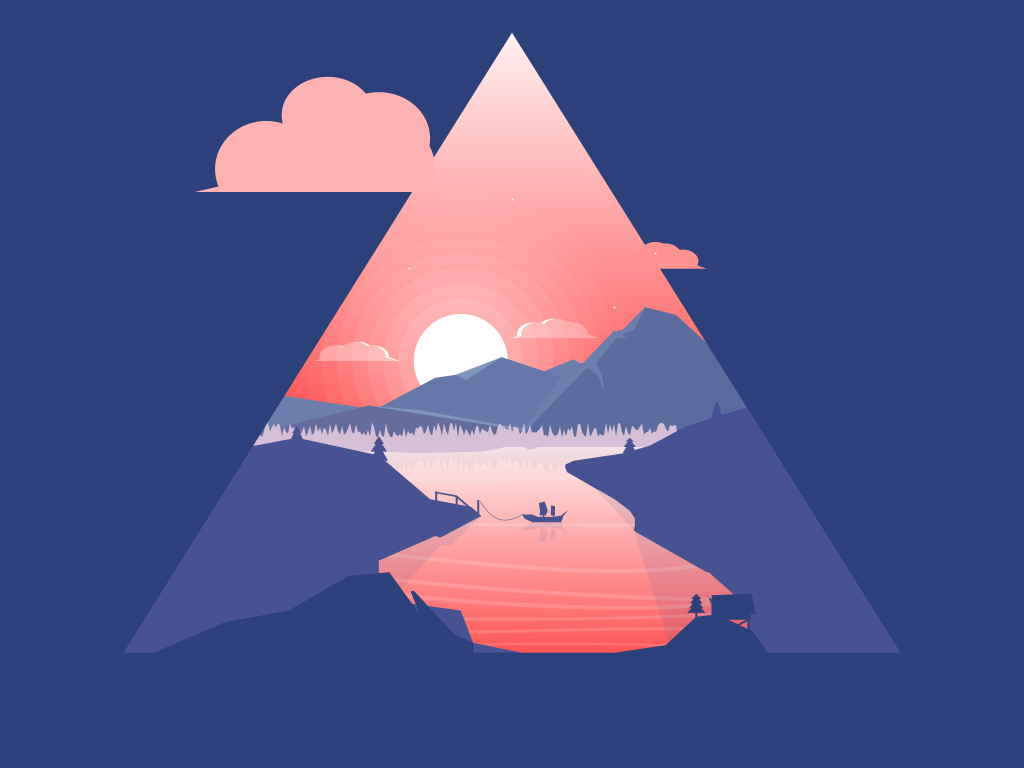
Frame 1 (no input)
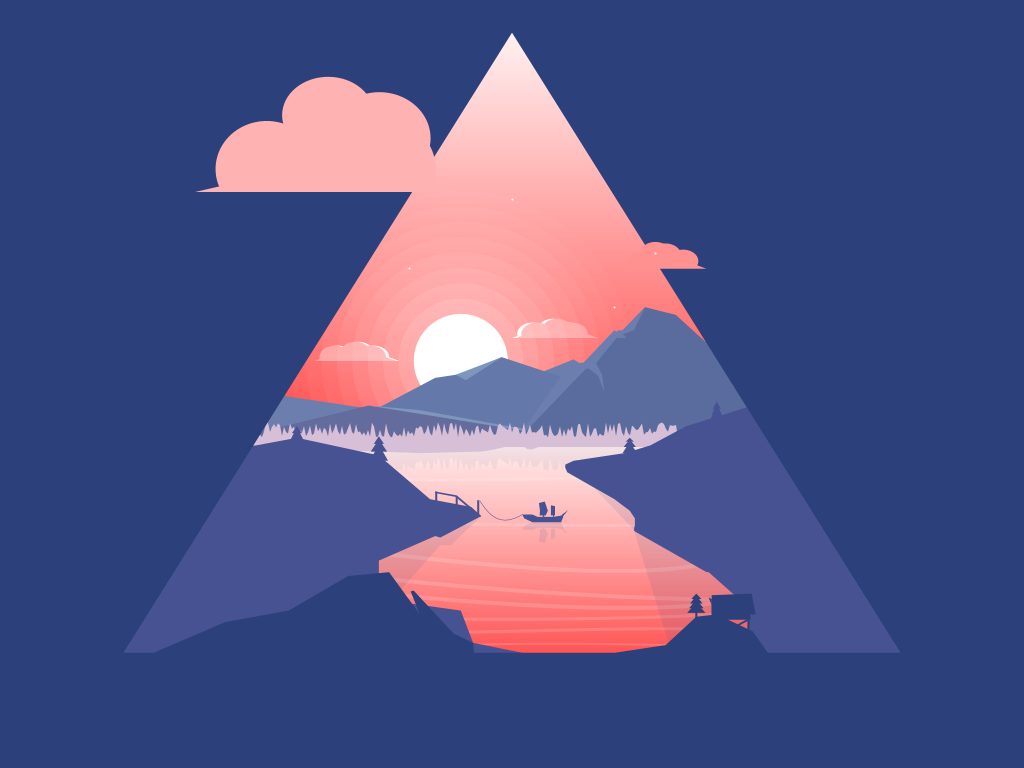
Frame 2 (the mouse pressed at the canvas centre, redrawn once)

The Processing sketch that drew these frames (run headless with seeded random() and noise(); the mouse was pressed at the canvas centre and the sketch redrawn once):

// Processing sketch: Art_Project
// ── Art_Project.pde
float speed = 0.5, boatSpeed = 0.5;
float newW, newH, boatW, boatH;
PVector[] trees;
PGraphics g1, g2;
void setup() {
  size(1024, 768);
  //fullScreen();
  background(10, 10, 70);
  newW = width*0.32;
  newH = height*0.2;
  boatW = width*0.54;
  boatH = height*0.67;
  trees = new PVector[width];
  for (int i = 0; i < width; i++) {
    trees[i] = new PVector(i*2, random(height*0.55, height*0.57));
  }
  g1 = createGraphics(width, height);
  g2 = createGraphics(width, height);
  initG2();
  noLoop();
}

void draw() {
  // FELHŐ
  g1.beginDraw();
  g1.image(g2, 0, 0);
  g1.noStroke();
  g1.fill(44, 64, 123);
  /*if (newW>=width/2) { //ÁRNYÉK A MOZGÓ FELHŐNEK//
   felho(width/2+(newW-width/2)*0.95, newH+height*0.01);
   } else {
   felho(width/2-(width/2-newW)*0.95, newH+height*0.01);
   }*/
  g1.fill(255, 178, 178);
  felho(newW, newH);

  g1.fill(71, 82, 146);
  boat(boatW, boatH);
  g1.fill(71, 82, 146, 30);
  boatShadow(boatW, boatH+height*0.02);
  g1.stroke(71, 82, 146);
  g1.noFill();
  g1.strokeWeight(0.5);
  g1.curve(width*0.45, height*0.55, 
    width*0.468, height*0.652, 
    width*0.51, height*0.67, 
    width*0.6, height*0.55);

  g1.endDraw();
  image(g1, 0, 0);

  if (newW >= width*0.7 || newW < width*0.3) {
    speed = -speed;
  }
  newW += speed;
}

void keyPressed() {
  //loop();
  //save("picture.png");
}

void felho(float w, float h) {
  g1.triangle(w, h+height*0.01, w+width*0.13, h+height*0.05, w-width*0.13, h+height*0.05);
  g1.ellipse(w, h-height*0.05, width*0.09, height*0.1);
  g1.rect(w-width*0.1, h-height*0.02, width*0.2, height*0.07, 20);
  g1.arc(w-width*0.06, h+height*0.02, width*0.1, height*0.125, PI*0.85, TWO_PI);
  g1.arc(w+width*0.05, h-height*0.02, width*0.1, height*0.12, HALF_PI, TWO_PI+PI*0.1);
  g1.arc(w+width*0.07, h+height*0.02, width*0.07, height*0.11, PI, TWO_PI+PI*0.18);
}

void boat(float w, float h) {
  //w 0.54, h 0.67
  g1.beginShape();
  //bal sarok
  g1.vertex(w-width*0.03, h);
  g1.vertex(w-width*0.02, h);
  g1.vertex(w-width*0.015, h+height*0.003);
  g1.vertex(w, h+height*0.003);
  //jobb fel sarok
  g1.vertex(w+width*0.01, h+height*0.001);
  g1.vertex(w+width*0.008, h+height*0.001);
  g1.vertex(w+width*0.015, h-height*0.006);
  //jobb al sarok
  g1.vertex(w+width*0.01, h+height*0.002);
  g1.vertex(w+width*0.01, h+height*0.003);
  g1.vertex(w+width*0.008, h+height*0.01);
  //bal al sarok
  g1.vertex(w-width*0.02, h+height*0.01);
  g1.vertex(w-width*0.028, h+height*0.005);
  g1.endShape(CLOSE);

  g1.beginShape();
  //árbócközép
  g1.vertex(w-width*0.01, h+height*0.003);
  g1.vertex(w-width*0.01, h+height*0.001);
  //balalsó
  g1.vertex(w-width*0.013, h+height*0.001);
  g1.vertex(w-width*0.0127, h-height*0.005);
  //bal felső
  g1.vertex(w-width*0.0137, h-height*0.015);
  //jobb felső
  g1.vertex(w-width*0.008, h-height*0.017);
  g1.vertex(w-width*0.005, h-height*0.005);
  //jobb alsó
  g1.vertex(w-width*0.007, h+height*0.001);
  g1.vertex(w-width*0.0085, h+height*0.001);
  g1.vertex(w-width*0.0085, h+height*0.003);
  g1.endShape(CLOSE);

  g1.beginShape();
  g1.vertex(w, h+height*0.003);
  g1.vertex(w, h+height*0.001);
  g1.vertex(w-width*0.002, h+height*0.001);
  g1.vertex(w-width*0.002, h-height*0.012);
  g1.vertex(w+width*0.002, h-height*0.011);
  g1.vertex(w+width*0.002, h+height*0.001);
  g1.vertex(w+width*0.001, h+height*0.001);
  g1.vertex(w+width*0.001, h+height*0.003);
  g1.endShape(CLOSE);
}

void boatShadow(float w, float h) {
  g1.beginShape();
  //bal sarok
  g1.vertex(w-width*0.03, h);
  g1.vertex(w-width*0.02, h);
  g1.vertex(w-width*0.015, h-height*0.003);
  g1.vertex(w, h-height*0.003);
  //jobb fel sarok
  g1.vertex(w+width*0.01, h-height*0.001);
  g1.vertex(w+width*0.008, h-height*0.001);
  g1.vertex(w+width*0.015, h+height*0.006);
  //jobb al sarok
  g1.vertex(w+width*0.01, h-height*0.002);
  g1.vertex(w+width*0.01, h-height*0.003);
  g1.vertex(w+width*0.008, h-height*0.01);
  //bal al sarok
  g1.vertex(w-width*0.02, h-height*0.01);
  g1.vertex(w-width*0.028, h-height*0.005);
  g1.endShape(CLOSE);

  g1.beginShape();
  //árbócközép
  g1.vertex(w-width*0.01, h-height*0.003);
  g1.vertex(w-width*0.01, h-height*0.001);
  //balalsó
  g1.vertex(w-width*0.013, h-height*0.001);
  g1.vertex(w-width*0.0127, h+height*0.005);
  //bal felső
  g1.vertex(w-width*0.0137, h+height*0.015);
  //jobb felső
  g1.vertex(w-width*0.008, h+height*0.017);
  g1.vertex(w-width*0.005, h+height*0.005);
  //jobb alsó
  g1.vertex(w-width*0.007, h-height*0.001);
  g1.vertex(w-width*0.0085, h-height*0.001);
  g1.vertex(w-width*0.0085, h-height*0.003);
  g1.endShape(CLOSE);

  g1.beginShape();
  g1.vertex(w, h-height*0.003);
  g1.vertex(w, h-height*0.001);
  g1.vertex(w-width*0.002, h-height*0.001);
  g1.vertex(w-width*0.002, h+height*0.012);
  g1.vertex(w+width*0.002, h+height*0.011);
  g1.vertex(w+width*0.002, h-height*0.001);
  g1.vertex(w+width*0.001, h-height*0.001);
  g1.vertex(w+width*0.001, h-height*0.003);
  g1.endShape(CLOSE);
}

// ── Init.pde
void initG2() {
  g2.beginDraw();
  // HÁTTÉR FELSŐ RÉSZE "ÉG"
  for (int i = 0; i < height; i++) {
    float h = map(i, 0, height*0.8, 255, 0);
    g2.stroke(255, h, h);
    g2.line(0, i, width, i);
  }

  // KIS FELHŐK
  g2.noStroke();
  g2.fill(255);
  miniFelho(width*0.35, height*0.46);
  miniFelho(width*0.54, height*0.43);
  g2.fill(255, 158, 158);
  miniFelho(width*0.347, height*0.46);
  miniFelho(width*0.544, height*0.4301);

  // NAP
  g2.fill(255, 255);
  g2.circle(width*0.45, height*0.47, (width*0.105+height*0.105)/2);
  for (float i =(width*0.105+height*0.105)/2; i <= width*0.35; i+=width*0.03) {
    float alpha = map(i, (width*0.105+height*0.105)/2, width*0.35, 30, 5);
    g2.fill(255, alpha);
    g2.circle(width*0.45, height*0.47, i);
  }

  // HÁTTÉR ALSÓ RÉSZE "VÍZ"
  for (float i = height*0.55; i < height; i++) {
    float h = map(i, height*0.55, height, 255, 0);
    g2.stroke(255, h, h);
    g2.line(0, i, width, i);
  }

  g2.noStroke();
  // HEGYEK
  // hegy #1(bal hátsó)
  g2.fill(108, 126, 174);
  g2.triangle(width*0.2, height*0.5, width*0.6, height*0.58, width*0.2, height*0.58);
  // hegy #2 (nap előtti)
  g2.fill(108, 126, 174);
  g2.triangle(width*0.5, height*0.5, width*0.56, height*0.468, width*0.6, height*0.5);
  g2.fill(100, 120, 170);
  g2.triangle(width*0.49, height*0.465, width*0.75, height*0.58, width*0.3, height*0.58);
  g2.quad(width*0.445, height*0.488, 
    width*0.5, height*0.5, 
    width*0.3, height*0.58, 
    width*0.425, height*0.492);
  g2.fill(127, 150, 188); // Sunny
  g2.triangle(width*0.49, height*0.465, width*0.445, height*0.488, width*0.455, height*0.495);
  // hegy #3 (bal első)
  g2.fill(100, 108, 158);
  g2.triangle(width*0.36, height*0.528, width*0.6, height*0.58, width*0.2, height*0.58);
  g2.fill(127, 150, 188); // Sunny
  g2.triangle(width*0.36, height*0.528, width*0.6, height*0.58, width*0.41, height*0.534);
  // hegy #4 (jobb oldali)
  g2.fill(90, 108, 158);
  g2.quad(width*0.5, height*0.58, 
    width*0.63, height*0.4, 
    width*0.66, height*0.41, 
    width*0.8, height*0.58);
  g2.fill(108, 126, 174);
  g2.beginShape();
  g2.vertex(width*0.5, height*0.58);
  g2.vertex(width*0.56, height*0.468); // bal csúcs
  g2.vertex(width*0.565, height*0.473);
  g2.vertex(width*0.57, height*0.472);
  g2.vertex(width*0.6, height*0.43); // középső csúcs
  g2.vertex(width*0.602, height*0.432); 
  g2.vertex(width*0.604, height*0.43);
  g2.vertex(width*0.608, height*0.43);
  g2.vertex(width*0.63, height*0.4); // jobb csúcs
  g2.vertex(width*0.619, height*0.43);
  g2.vertex(width*0.608, height*0.435);
  g2.vertex(width*0.612, height*0.44);
  g2.vertex(width*0.602, height*0.44);
  g2.vertex(width*0.582, height*0.473);
  g2.vertex(width*0.588, height*0.488);
  g2.vertex(width*0.59, height*0.51);
  g2.vertex(width*0.584, height*0.489);
  g2.vertex(width*0.575, height*0.48);
  g2.vertex(width*0.572, height*0.48);
  g2.endShape(CLOSE);

  //FÁK
  g2.fill(216, 191, 216);
  //fill(89, 102, 157); // ha napsütés intenzitás ++
  g2.beginShape();
  g2.vertex(0, height*0.582);
  for (int i = 0; i < trees.length; i++) {
    g2.vertex(trees[i].x, trees[i].y);
  }
  g2.vertex(width, height*0.582);
  g2.endShape(CLOSE);

  //FÁK ÁRNYÉKA
  g2.fill(89, 102, 157, 20);
  g2.beginShape();
  g2.vertex(0, height*0.582);
  for (int i = 0; i < trees.length; i++) {
    g2.vertex(trees[i].x, trees[i].y + height * 0.045);
  }
  g2.vertex(width, height*0.582);
  g2.endShape(CLOSE);

  // FÁK ALATTI "FÖLD"
  g2.fill(216, 191, 216);
  //fill(89, 102, 157); // ha napsütés intenzitás ++
  g2.beginShape();
  g2.vertex(width*0.2, height*0.58);
  g2.vertex(width*0.41, height*0.59);
  g2.vertex(width*0.47, height*0.588);
  g2.vertex(width*0.48, height*0.586);
  g2.vertex(width*0.5, height*0.58);
  g2.vertex(width*0.51, height*0.58);
  g2.vertex(width*0.515, height*0.585);
  g2.vertex(width*0.52, height*0.585);
  g2.vertex(width*0.53, height*0.58);
  g2.vertex(width*0.8, height*0.58);
  g2.endShape(CLOSE);

  //VÍZ FODROZÓDÁS
  g2.stroke(255, 40);
  g2.strokeWeight(3);
  g2.noFill();
  /*1*/  g2.curve(width*0.1, height*0.58, 
    width*0.3, height*0.62, 
    width*0.6, height*0.62, 
    width*0.8, height*0.59);
  g2.strokeWeight(3);
  /*2*/  g2.curve(width*0.2, height*0.65, 
    width*0.4, height*0.68, 
    width*0.8, height*0.68, 
    width, height*0.65);
  g2.strokeWeight(4);
  /*3*/  g2.curve(width*0.1, height*0.65, 
    width*0.3, height*0.71, 
    width*0.7, height*0.73, 
    width*0.8, height*0.5);
  /*4*/  g2.curve(width*0.1, height*0.65, 
    width*0.3, height*0.74, 
    width*0.7, height*0.78, 
    width, height*0.75);
  /*5*/  g2.curve(width*0.1, height*0.65, 
    width*0.3, height*0.76, 
    width*0.7, height*0.785, 
    width*0.75, height*0.65);
  g2.strokeWeight(3);
  /*6*/  g2.curve(width*0.1, height*0.75, 
    width*0.3, height*0.8, 
    width*0.7, height*0.8, 
    width, height*0.75);
  /*7*/  g2.curve(width*0.1, height*0.75, 
    width*0.3, height*0.82, 
    width*0.7, height*0.82, 
    width, height*0.85);
  g2.strokeWeight(2);
  /*8*/  g2.curve(width*0.2, height*0.87, 
    width*0.4, height*0.842, 
    width*0.7, height*0.842, 
    width, height*0.87);
  g2.noStroke();


  // BAL SZIGET
  g2.fill(71, 82, 146);
  g2.beginShape();
  g2.vertex(width*0.5, height);
  g2.vertex(width*0.36, height);
  g2.vertex(0, height);
  g2.vertex(0, height*0.58);
  g2.vertex(width*0.25, height*0.58);
  g2.vertex(width*0.29, height*0.57);
  g2.vertex(width*0.37, height*0.593);
  g2.vertex(width*0.42, height*0.65);
  g2.vertex(width*0.46, height*0.66);
  g2.vertex(width*0.47, height*0.672); // jobb szél
  g2.vertex(width*0.43, height*0.7);
  g2.vertex(width*0.425, height*0.698);
  g2.vertex(width*0.37, height*0.73);
  g2.vertex(width*0.37, height*0.78);
  g2.vertex(width*0.45, height*0.795);
  g2.vertex(width*0.462, height*0.837);
  g2.vertex(width*0.51, height*0.85);
  g2.endShape(CLOSE);

  //BAL SZIGET ÁRNYÉK
  g2.fill(71, 82, 146, 30);
  g2.beginShape();
  g2.vertex(width*0.47, height*0.672);
  g2.vertex(width*0.43, height*0.7);
  g2.vertex(width*0.425, height*0.698);
  g2.vertex(width*0.37, height*0.73);
  g2.vertex(width*0.37, height*0.8);
  g2.vertex(width*0.43, height*0.71); // alsó törés
  g2.vertex(width*0.44, height*0.71);
  g2.endShape(CLOSE);

  // JOBB SZIGET
  g2.fill(71, 82, 146);
  g2.beginShape();
  g2.vertex(width*0.73, height);
  g2.vertex(width, height);
  g2.vertex(width, height*0.5);
  g2.vertex(width*0.73, height*0.53);
  g2.vertex(width*0.67, height*0.555);
  g2.vertex(width*0.635, height*0.58);
  g2.vertex(width*0.61, height*0.59);
  g2.vertex(width*0.56, height*0.6);
  g2.vertex(width*0.552, height*0.605);
  g2.vertex(width*0.552, height*0.609); // bal széle
  g2.vertex(width*0.554, height*0.615);
  g2.vertex(width*0.6, height*0.65);
  g2.vertex(width*0.605, height*0.655);
  g2.vertex(width*0.61, height*0.66);
  g2.vertex(width*0.615, height*0.665);
  g2.vertex(width*0.62, height*0.675);
  g2.vertex(width*0.62, height*0.684);
  g2.vertex(width*0.619, height*0.69);
  g2.vertex(width*0.62, height*0.692);
  g2.vertex(width*0.69, height*0.745);
  g2.vertex(width*0.692, height*0.745);
  g2.vertex(width*0.73, height*0.79);
  g2.endShape(CLOSE);

  // JOBB SZIGET ÁRNYÉK
  g2.fill(71, 82, 146, 30);
  g2.beginShape();
  g2.vertex(width*0.58, height*0.635);
  g2.vertex(width*0.619, height*0.69);
  g2.vertex(width*0.69, height);
  g2.vertex(width*0.73, height);
  g2.vertex(width*0.73, height*0.75);
  g2.endShape(CLOSE);

  // LEGKÖZELEBBI SZÁRAZFŐLD
  g2.fill(44, 64, 123);
  g2.beginShape();
  g2.vertex(0, height);
  g2.vertex(0, height*0.85);
  //bal részlet
  g2.vertex(width*0.15, height*0.85);
  g2.vertex(width*0.22, height*0.81);
  g2.vertex(width*0.282, height*0.795);
  g2.vertex(width*0.34, height*0.75);
  g2.vertex(width*0.38, height*0.745);
  g2.vertex(width*0.41, height*0.8);
  g2.vertex(width*0.401, height*0.77);
  g2.vertex(width*0.404, height*0.769);
  g2.vertex(width*0.443, height*0.825);
  g2.vertex(width*0.462, height*0.837);
  g2.vertex(width*0.463, height*0.85);
  //jobb részlet
  g2.vertex(width*0.6, height*0.85);
  g2.vertex(width*0.65, height*0.84);
  g2.vertex(width*0.68, height*0.803);
  g2.vertex(width*0.7, height*0.8);
  g2.vertex(width*0.735, height*0.822);
  g2.vertex(width*0.75, height*0.85);
  g2.vertex(width*0.47, height*0.85);
  g2.vertex(width, height*0.85);
  g2.vertex(width, height);
  g2.endShape(CLOSE);

  // KÖZELI FÁK, KUNYHÓ
  g2.fill(44, 64, 123);
  //kunyhó
  g2.rect(width*0.695, height*0.78, width*0.038, height*0.027);
  g2.triangle(width*0.695, height*0.78, width*0.692, height*0.778, width*0.695, height*0.788);
  g2.quad(width*0.695, height*0.775, 
    width*0.734, height*0.773, 
    width*0.738, height*0.8, 
    width*0.695, height*0.8);
  g2.rect(width*0.73, height*0.807, width*0.002, height*0.2);
  g2.quad(width*0.73, height*0.806, 
    width*0.731, height*0.808, 
    width*0.7, height*0.83, 
    width*0.698, height*0.829);
  //kunyhó melletti fa
  g2.fill(44, 64, 123);
  g2.triangle(width*0.68, height*0.773, 
    width*0.685, height*0.78, 
    width*0.675, height*0.78);
  g2.triangle(width*0.68, height*0.775, 
    width*0.686, height*0.786, 
    width*0.674, height*0.786);
  g2.triangle(width*0.68, height*0.78, 
    width*0.687, height*0.792, 
    width*0.673, height*0.792);
  g2.triangle(width*0.68, height*0.785, 
    width*0.689, height*0.798, 
    width*0.671, height*0.798);
  g2.rect(width*0.679, height*0.796, width*0.002, height*0.01);

  // JOBB OLDALI FA #1
  g2.fill(71, 82, 146);
  g2.triangle(width*0.7, height*0.523, 
    width*0.696, height*0.532, 
    width*0.704, height*0.532);
  g2.triangle(width*0.7, height*0.525, 
    width*0.695, height*0.54, 
    width*0.705, height*0.54);
  g2.triangle(width*0.7, height*0.531, 
    width*0.693, height*0.547, 
    width*0.708, height*0.547);
  // JOBB OLDALI FA #2
  g2.fill(71, 82, 146);
  g2.triangle(width*0.615, height*0.57, 
    width*0.611, height*0.575, 
    width*0.619, height*0.575);
  g2.triangle(width*0.615, height*0.572, 
    width*0.609, height*0.582, 
    width*0.621, height*0.582);
  g2.triangle(width*0.615, height*0.575, 
    width*0.608, height*0.59, 
    width*0.622, height*0.59);

  //BAL OLDALI FA #1
  g2.fill(71, 82, 146);
  g2.triangle(width*0.29, height*0.555, 
    width*0.285, height*0.564, 
    width*0.295, height*0.564);
  g2.triangle(width*0.29, height*0.555, 
    width*0.283, height*0.575, 
    width*0.297, height*0.575);
  // BAL OLDALI FA #2
  g2.fill(71, 82, 146);
  g2.triangle(width*0.37, height*0.568, 
    width*0.365, height*0.578, 
    width*0.375, height*0.578);
  g2.triangle(width*0.37, height*0.572, 
    width*0.362, height*0.588, 
    width*0.378, height*0.588);
  g2.triangle(width*0.37, height*0.579, 
    width*0.361, height*0.6, 
    width*0.379, height*0.6);

  // BAL KERÍTÉS
  g2.fill(100, 255, 150);
  g2.fill(71, 82, 146);
  g2.rect(width*0.425, height*0.64, width*0.002, height*0.02);
  g2.rect(width*0.445, height*0.646, width*0.002, height*0.02);
  g2.beginShape();
  g2.vertex(width*0.425, height*0.64);
  g2.vertex(width*0.446, height*0.645);
  g2.vertex(width*0.47, height*0.672);
  g2.vertex(width*0.468, height*0.673);
  g2.vertex(width*0.445, height*0.647);
  g2.vertex(width*0.425, height*0.642);
  g2.endShape(CLOSE);
  g2.beginShape();
  g2.vertex(width*0.468, height*0.652);// oszlop széle
  g2.vertex(width*0.466, height*0.651);
  g2.vertex(width*0.466, height*0.672);
  g2.vertex(width*0.468, height*0.672);
  g2.endShape(CLOSE);
  // OLDALAK
  g2.fill(44, 64, 123);
  g2.quad(0, 0, width*0.52, 0, width*0.05, height, 0, height);
  g2.quad(width*0.48, 0, width, 0, width, height, width*0.95, height);
  // JOBB OLDALI KISEBB FELHŐ
  g2.fill(255, 145, 145);
  kisebbFelho();
  
  
  //csillagok
  g2.stroke(255);
  g2.strokeWeight(2);
  g2.point(width*0.6,height*0.4);
  g2.point(width*0.64,height*0.33);
  g2.point(width*0.4,height*0.35);
  g2.point(width*0.5,height*0.26);
  g2.endDraw();
  
}


void kisebbFelho() {
  g2.triangle(width*0.65, height*0.33, width*0.61, height*0.35, width*0.69, height*0.35);
  g2.ellipse(width*0.64, height*0.33, width*0.03, height*0.03);
  g2.arc(width*0.625, height*0.345, width*0.03, height*0.03, PI*0.9, TWO_PI);
  g2.arc(width*0.65, height*0.332, width*0.03, height*0.03, HALF_PI, TWO_PI+PI*0.1);
  g2.arc(width*0.667, height*0.34, width*0.03, height*0.03, PI, TWO_PI+PI*0.18);
}

void miniFelho(float w, float h) {
  g2.triangle(w, h-width*0.007, w-width*0.04, h+height*0.01, w+width*0.04, h+height*0.01);
  g2.arc(w-width*0.02, h+height*0.005, width*0.03, height*0.03, PI*0.9, TWO_PI);
  g2.arc(w, h, width*0.03, height*0.03, PI*0.9, TWO_PI+PI*0.2);
  g2.arc(w+width*0.015, h+height*0.005, width*0.03, height*0.03, PI*0.9, TWO_PI+PI*0.1);
}
